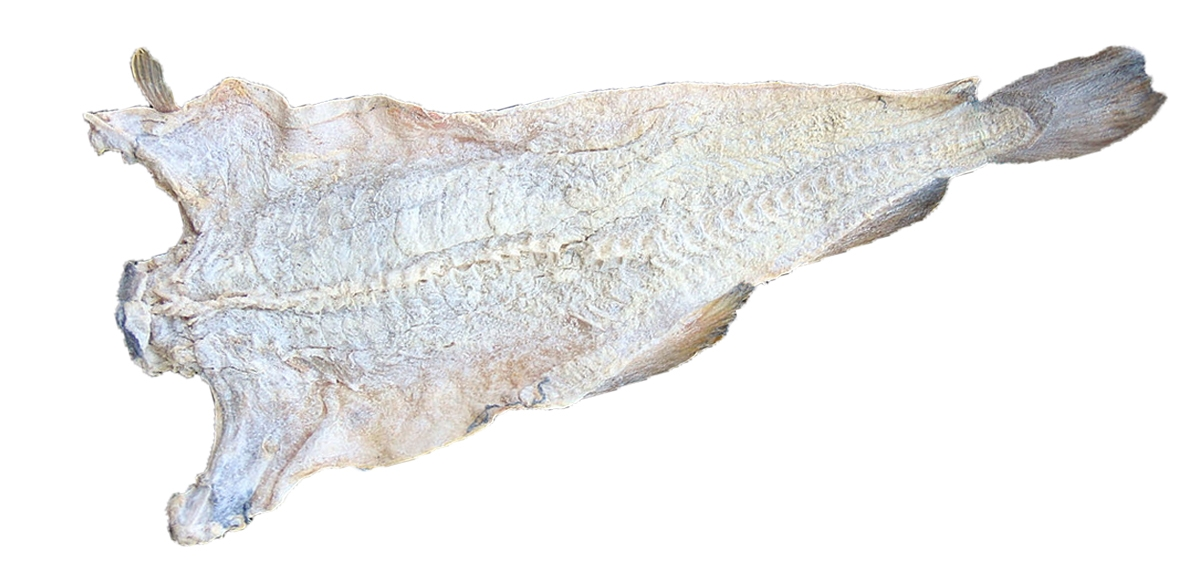
#> input picture src/images/klippfisk_demo.jpg, 1200 x 575 px, found by its file name
$ python floodfill.py
#> lines starting #> are read from the running program, lines starting #| are printed output that depends on the picture; after the words box and inside, x2 and y2 are one past the last pixel; in counts of white or black regions, pixels touching at a corner belong together
import cv2;
import numpy as np;

path = "C:\OpenCV\images\klippfisk_demo.jpg" #img path

# [28 lines of commented-out code are left out]

im_in = cv2.imread(path, cv2.IMREAD_GRAYSCALE)
#> im_in: shape (575, 1200); min 12, max 255, mean 237.1

# Threshold.
# Set values equal to or above 220 to 0.
# Set values below 220 to 255.

th, im_th = cv2.threshold(im_in, 220, 255, cv2.THRESH_BINARY_INV)
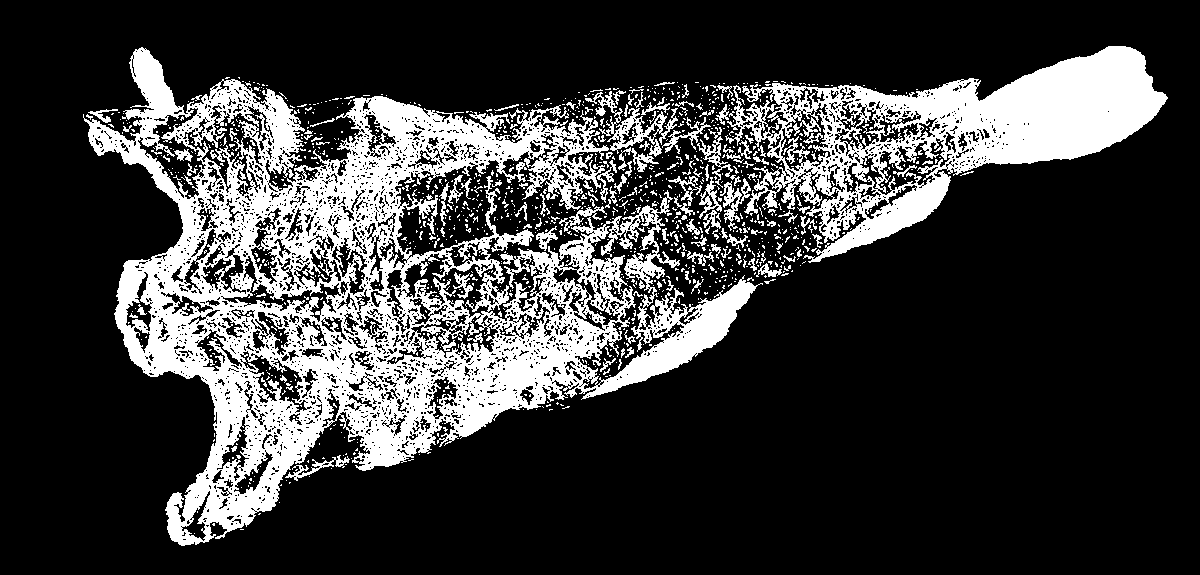
#> im_th: shape (575, 1200); 22.9% white; 1270 white regions (1131 under 20 px), largest, box (x1, y1, x2, y2) and area: (83, 47, 763, 546) 107840, (725, 46, 1168, 263) 34545, (585, 91, 678, 157) 1517

# Copy the thresholded image.
im_floodfill = im_th.copy()

# Mask used to flood filling.
# Notice the size needs to be 2 pixels than the image.
h, w = im_th.shape[:2]
#> h = 575; w = 1200
mask = np.zeros((h+2, w+2), np.uint8)

# Floodfill from point (0, 0)
cv2.floodFill(im_floodfill, mask, (0,0), 255)
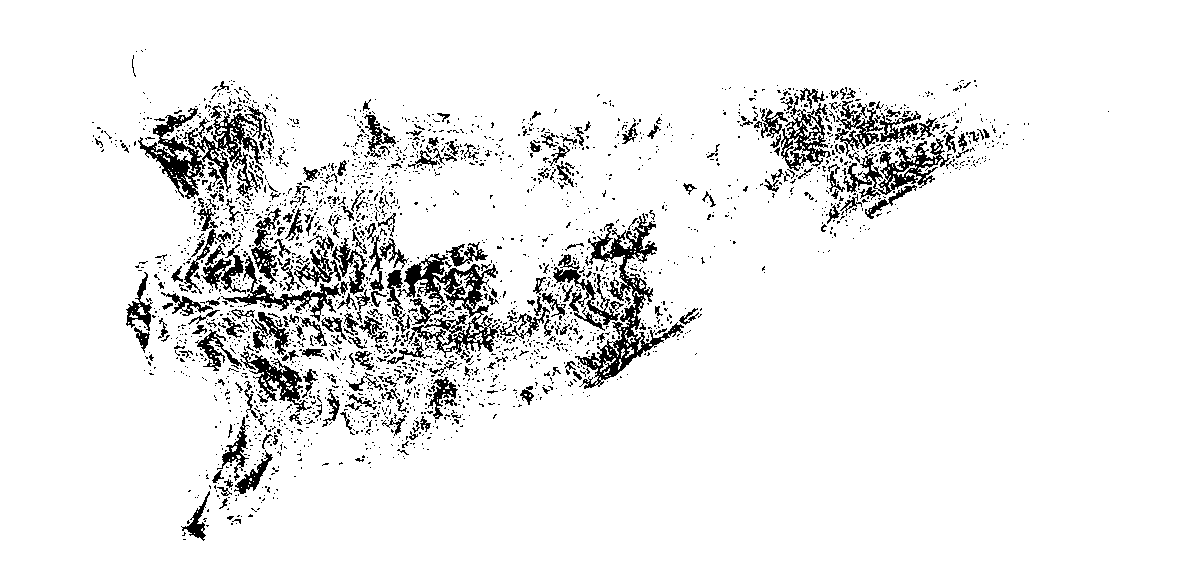
#> im_floodfill: shape (575, 1200); 92.5% white; 2533 black regions (2263 under 20 px), largest, box (x1, y1, x2, y2) and area: (575, 213, 684, 389) 3855, (397, 253, 500, 358) 3361, (183, 104, 273, 196) 2190

# Invert floodfilled image
im_floodfill_inv = cv2.bitwise_not(im_floodfill)

# Combine the two images to get the foreground.
im_out = im_th | im_floodfill_inv
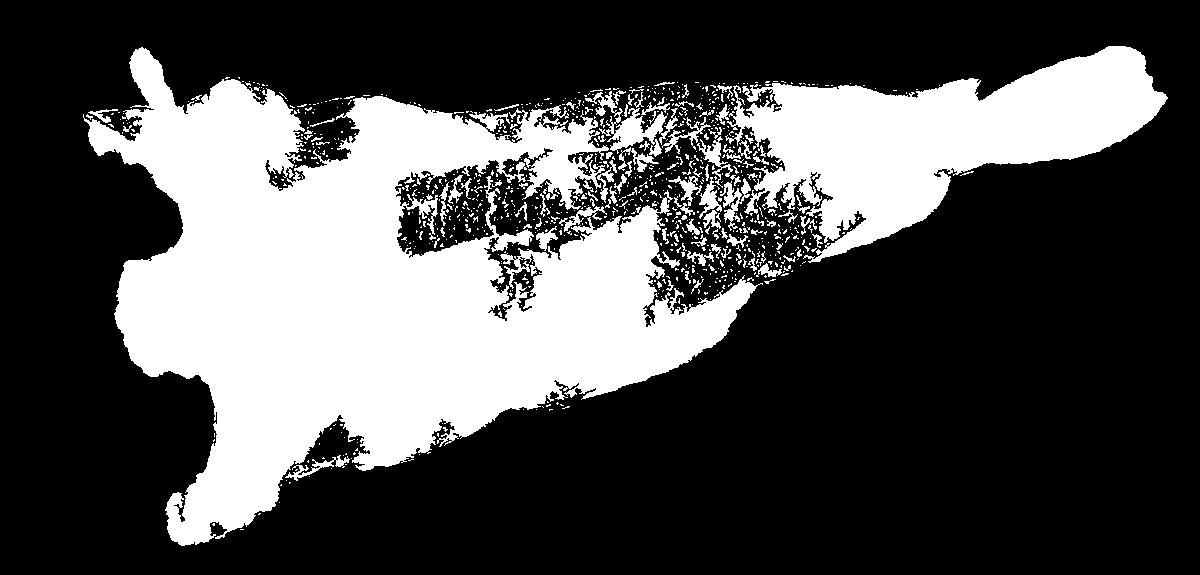
#> im_out: shape (575, 1200); 30.4% white; 916 white regions (803 under 20 px), largest, box (x1, y1, x2, y2) and area: (83, 47, 763, 546) 152394, (725, 46, 1168, 263) 43503, (585, 91, 678, 157) 1810

# Display images.
cv2.imshow("Thresholded Image", im_th)
cv2.imshow("Floodfilled Image", im_floodfill)
cv2.imshow("Inverted Floodfilled Image", im_floodfill_inv)
cv2.imshow("Foreground", im_out)
cv2.waitKey(0)
